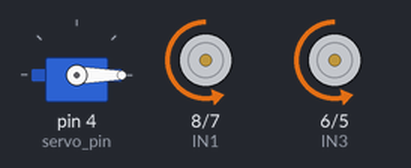
The sketch below on a simulated Arduino Uno, built with avr-gcc and run on an emulated ATmega328P. On the bench: servo, motor-driver pin pairs drawn as motors (green arrow = first pin HIGH = forward, orange = second pin HIGH = backward, longer = more drive, scaled by the enable pin).

Above: at 0.05 s.
At 6.0 s:
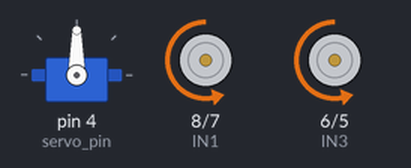
At 12.0 s:
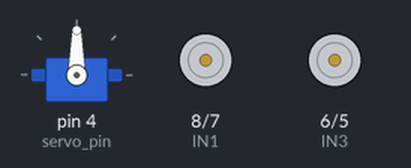
Timing chart, 0 to 15.6 s (numbered marks = the images above):
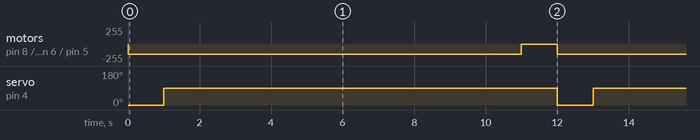

Measured:
- by itself, motor on pin 8 (IN1) / pin 7 (IN2), motor on pin 6 (IN3) / pin 5 (IN4): alternates backward 150/255 for 11.0 s and stopped for 1.0 s
- by itself, servo on pin 4 (servo_pin): alternates 90° for 11.0 s and 0° for 1.0 s

The sketch:

base_functions.ino
```cpp
#include <Servo.h>

// Ultrasonic Sensor connections
#define echo A0
#define trig 2

//Servo connections
#define servo_pin 4

// Left Motor connections
#define ENA 9
#define IN1 8
#define IN2 7

// Right Motor connections
#define IN3 6
#define IN4 5
#define ENB 3

// Colour Sensor connections
#define S0 0
#define S1 1
#define S2 10
#define S3 11
#define OUT 12
#define OE_PIN 13

Servo myServo;

int claw_state;
#define OPEN 1
#define CLOSED 0

// Motor statese
#define OFF 0
#define FORWARD 1
#define BACKWARD 2

long distance;

void setup() {

  // Setup USS
  Serial.begin(9600);
  pinMode(trig, OUTPUT);
  pinMode(echo, INPUT);

  // Setup CS
  pinMode(S0, OUTPUT);
  pinMode(S1, OUTPUT);
  pinMode(S2, OUTPUT);
  pinMode(S3, OUTPUT);
  pinMode(OUT, INPUT);
  pinMode(OE_PIN, OUTPUT);

  // Set frequency scaling for TCS3200
  digitalWrite(S0, HIGH);
  digitalWrite(S1, LOW);
  digitalWrite(OE_PIN, LOW);

  // Setup servo
  myServo.attach(servo_pin);

  // Setup gearmotors
  pinMode(ENA, OUTPUT);
  pinMode(ENB, OUTPUT);
  pinMode(IN1, OUTPUT);
  pinMode(IN2, OUTPUT);
  pinMode(IN3, OUTPUT);
  pinMode(IN4, OUTPUT);

  // Turn off both motors
  digitalWrite(IN1, LOW);
	digitalWrite(IN2, LOW);
	digitalWrite(IN3, LOW);
	digitalWrite(IN4, LOW);

}

void loop() {
  right_motor(FORWARD, 150);
  left_motor(FORWARD, 150);
  open_claw();
  delay(1000);
  close_claw();
  delay(10000);
  // right_motor(BACKWARD, 150);
  // left_motor(BACKWARD, 125);
  // delay(1000);
  right_motor(OFF, 100);
  left_motor(OFF, 100);
  delay(1000);

  // close_claw();
  // delay(1000);
  // open_claw();
  // delay(1000);
}

void open_claw() {
  if (claw_state) {
    return;
  }
  myServo.write(0);
  claw_state = OPEN;
}

void close_claw() {
  if (!claw_state) {
    return;
  }
  myServo.write(90);
  claw_state = CLOSED;
}

void left_motor(int direction, int speed) {
  if (speed >= 0 && speed <= 255){
   analogWrite(ENA, speed);
  }
  else {
    analogWrite(ENA, 0);
    Serial.print("Error: Incorrect use of motor speed");
  }

  if (direction == FORWARD){
    digitalWrite(IN1, LOW);
    digitalWrite(IN2, HIGH);
  }
  else if (direction == BACKWARD){
    digitalWrite(IN1, HIGH);
    digitalWrite(IN2, LOW);
  }
  else {
    digitalWrite(IN1, LOW);
    digitalWrite(IN2, LOW);
  }
}

void right_motor(int direction, int speed) {
  if (speed >= 0 && speed <= 255){
   analogWrite(ENB, speed);
  }
  else {
    analogWrite(ENB, 0);
    Serial.print("Error: Incorrect use of motor speed");
  }

  if (direction == FORWARD){
    digitalWrite(IN3, LOW);
    digitalWrite(IN4, HIGH);
  }
  else if (direction == BACKWARD){
    digitalWrite(IN3, HIGH);
    digitalWrite(IN4, LOW);
  }
  else {
    digitalWrite(IN3, LOW);
    digitalWrite(IN4, LOW);
  }
}

void read_distance() {
  long duration;
  // Send trigger pulse
  digitalWrite(trig, LOW);
  delayMicroseconds(2);
  digitalWrite(trig, HIGH);
  delayMicroseconds(10);
  digitalWrite(trig, LOW);

  // Measure echo duration
  duration = pulseIn(echo, HIGH);
  distance = duration / 58.2;

  //Serial.print("duration: "); Serial.print(duration); Serial.println(" ");
  Serial.print("distance: "); Serial.print(distance); Serial.println(" ");
  duration = pulseIn(echo, LOW);
}
```
